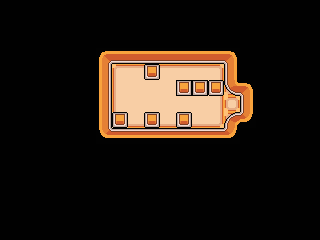

Rendered tile map (Tiled .tmx) drawn with the repository's tilesets; below, a short description and the map source with its tile grids summarised:
An orthogonal 20x15 tile map with 16x16 px tiles, 2 tile layers (Tile Layer 1, Tile Layer 2) and 12 objects.

<map version="1.9" tiledversion="1.9.2" orientation="orthogonal" renderorder="right-down" width="20" height="15" tilewidth="16" tileheight="16" infinite="0" nextlayerid="15" nextobjectid="119">
 <tileset firstgid="1" name="fantasy" tilewidth="16" tileheight="16" tilecount="1120" columns="28">
  <image source="tilesets/tileset.png" width="448" height="640" />
 </tileset>
 <layer id="10" name="Tile Layer 1" width="20" height="15">
  <data>[300 cells, 300 non-empty, 18 distinct tile ids]</data>
 </layer>
 <layer id="11" name="Tile Layer 2" width="20" height="15">
  <data>[300 cells, 35 non-empty, 11 distinct tile ids]</data>
 </layer>
 <objectgroup id="6" name="collisions">
  <object id="83" x="224" y="64" width="16" height="32" />
  <object id="84" x="240" y="80" width="16" height="48" />
  <object id="85" x="224" y="112" width="16" height="48" />
  <object id="91" x="176" y="80" width="32" height="16" />
  <object id="106" x="176" y="112" width="16" height="16" />
  <object id="108" x="96" y="48" width="144" height="16" />
  <object id="110" x="96" y="64" width="16" height="80" />
  <object id="113" x="144" y="112" width="16" height="16" />
  <object id="114" x="112" y="112" width="16" height="16" />
  <object id="115" x="208" y="80" width="16" height="16" />
  <object id="116" x="144" y="64" width="16" height="16" />
  <object id="118" x="112" y="128" width="128" height="16" />
 </objectgroup>
</map>
